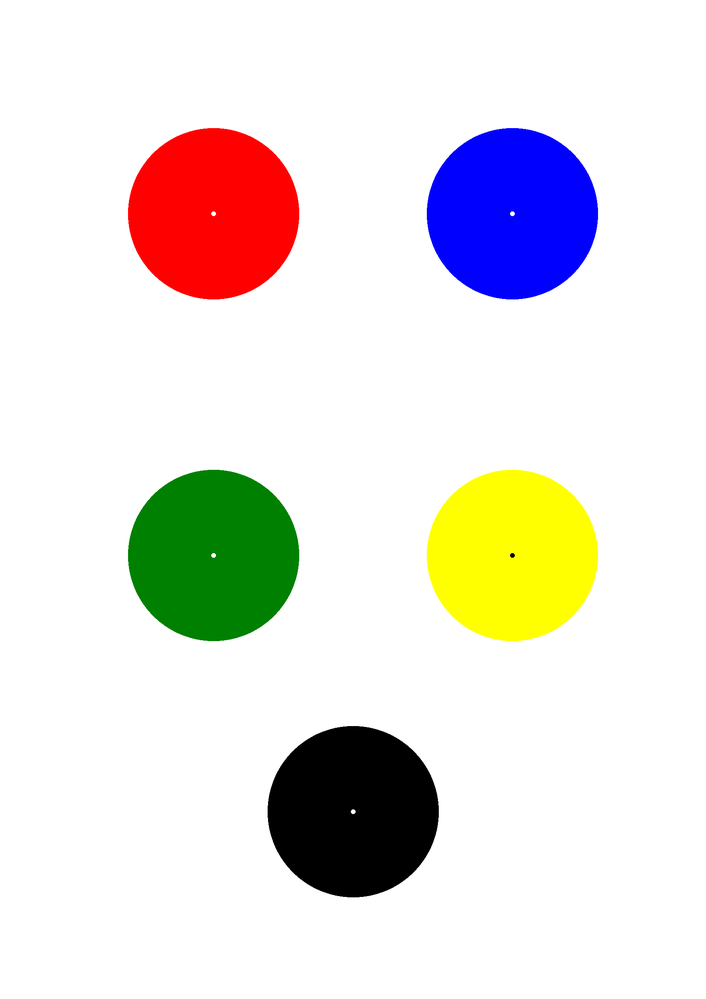
#> input picture central_scripts/scripts/redcircle.png, 706 x 999 px, shrunk from 1654 x 2339 before the run
$ python detect_red_marker.py redcircle.png
#> lines starting #> are read from the running program, lines starting #| are printed output that depends on the picture; after the words box and inside, x2 and y2 are one past the last pixel; in counts of white or black regions, pixels touching at a corner belong together
import cv2
import numpy as np
import sys

# [48 lines of commented-out code are left out]

def detect_red_circle(image_path):
    # Load the image
#> called with image_path = 'redcircle.png'
    frame = cv2.imread(image_path)
#> frame is the input picture: shape (999, 706, 3); mean B, G, R 221.7, 225.9, 230
    if frame is None:
        print("Error: Unable to load image.")
        return

    # Convert to HSV color space
    hsv = cv2.cvtColor(frame, cv2.COLOR_BGR2HSV)
#> hsv: shape (999, 706, 3); mean H, S, V 7.1, 33.2, 242.5

    # Define range for red color (adjusted for better detection)
    lower_red1 = np.array([0, 100, 100])
    upper_red1 = np.array([10, 255, 255])
    lower_red2 = np.array([160, 100, 100])
    upper_red2 = np.array([180, 255, 255])

    # Threshold the HSV image to get only red colors
    mask1 = cv2.inRange(hsv, lower_red1, upper_red1)
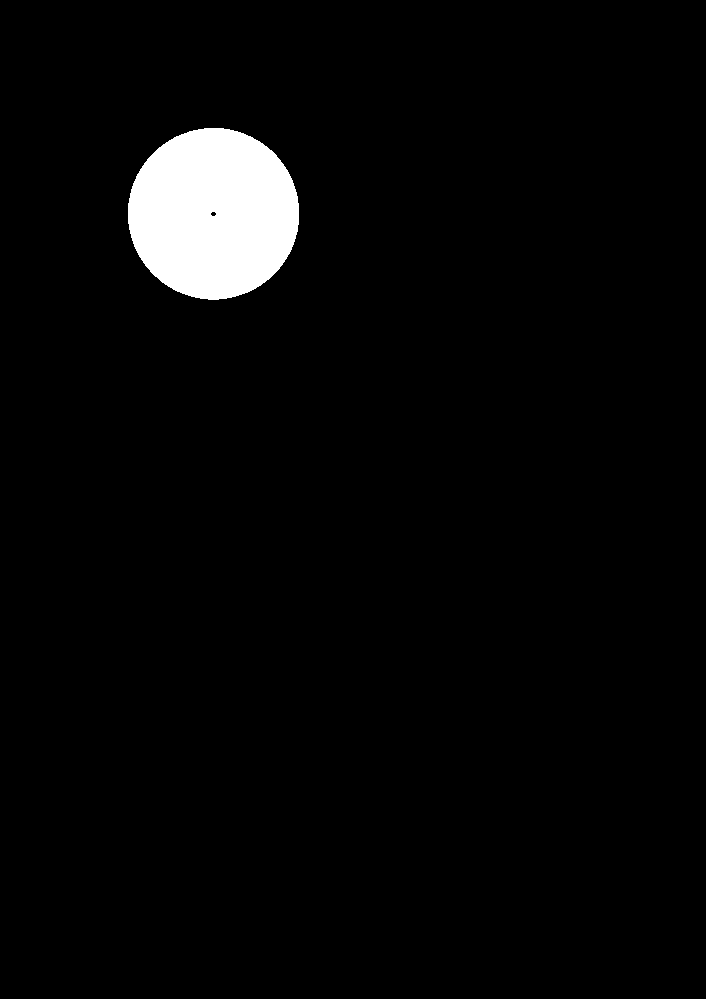
#> mask1: shape (999, 706); 3.3% white; 1 white region, box (x1, y1, x2, y2) and area: (128, 128, 299, 300) 23063
    mask2 = cv2.inRange(hsv, lower_red2, upper_red2)
#> mask2: shape (999, 706); every value is 0
    mask = mask1 + mask2

    # Apply morphological operations to remove noise
    kernel = np.ones((5, 5), np.uint8)
    mask = cv2.morphologyEx(mask, cv2.MORPH_OPEN, kernel)
    mask = cv2.morphologyEx(mask, cv2.MORPH_CLOSE, kernel)
#> mask: shape (999, 706); 3.3% white; 1 white region

    # Find contours
    contours, _ = cv2.findContours(mask, cv2.RETR_EXTERNAL, cv2.CHAIN_APPROX_SIMPLE)
#> contours = 1 contour; box (x1, y1, x2, y2) and area: (128, 128, 299, 300) 22836

    for contour in contours:
        # Approximate a circle using minimum enclosing circle
        (x, y), radius = cv2.minEnclosingCircle(contour)
        center = (int(x), int(y))
        radius = int(radius)

        if radius > 20:  # Adjusted minimum radius threshold
            cv2.circle(frame, center, radius, (0, 255, 0), 2)
            cv2.circle(frame, center, 2, (255, 0, 0), 3)
            print(f"Red Circle detected at: {center}, Radius: {radius}")
#> this loop made 1 pass
#> (x, y, radius, center) on pass 1: (213.2, 213.3, 85, (213, 213))
#| Red Circle detected at: (213, 213), Radius: 85
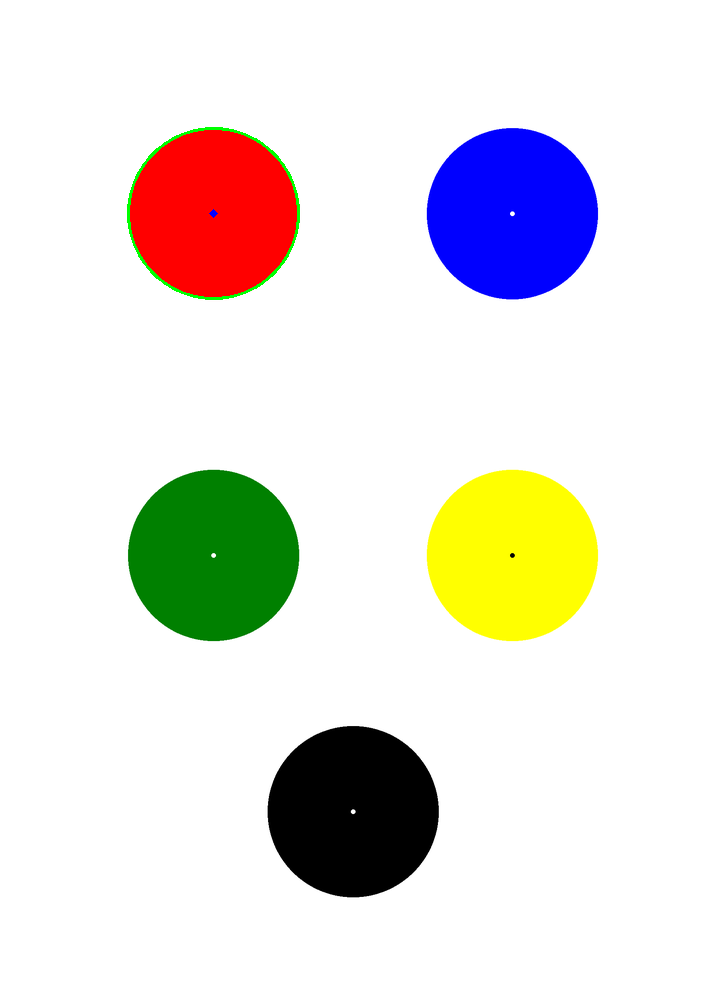
#> frame: shape (999, 706, 3); 0.22% of pixels changed, all inside (x1, y1, x2, y2) = (127, 127, 300, 300)

    cv2.imshow("Red Circle Detection", frame)
    cv2.waitKey(0)
    cv2.destroyAllWindows()

# Example usage
# detect_red_circle("rgb_image.jpg")
detect_red_circle(sys.argv[1])
